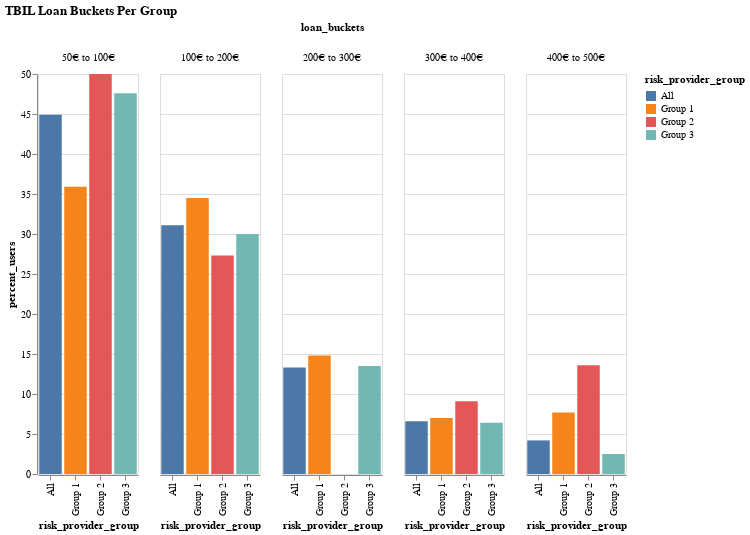

Notebook code cell kept with this figure:
### Code cell
af.column_multi(
    df_loan_buckets_groups,
    "risk_provider_group:N",
    "risk_provider_group:N",
    "percent_users:Q",
    "loan_buckets:N",
    100,
    400,
    "x",
).properties(title="TBIL Loan Buckets Per Group")

### Figure 1 — Vega-Lite specification as saved in the notebook (floating-point values rounded to 4 significant figures)
{"config": {"view": {"continuousWidth": 400, "continuousHeight": 300}}, "data": {"name": "data-f6fad15e2d6f5217e038b382c6599255"}, "mark": "bar", "encoding": {"color": {"type": "nominal", "field": "risk_provider_group"}, "column": {"type": "nominal", "field": "loan_buckets"}, "tooltip": {"type": "quantitative", "field": "percent_users"}, "x": {"type": "nominal", "field": "risk_provider_group", "sort": "x"}, "y": {"type": "quantitative", "field": "percent_users"}}, "height": 400, "title": "TBIL Loan Buckets Per Group", "width": 100, "$schema": "https://vega.github.io/schema/vega-lite/v4.8.1.json", "datasets": {"data-f6fad15e2d6f5217e038b382c6599255": [{"index": 5, "risk_provider_group": "Group 1", "loan_buckets": "400€ to 500€", "users": 11, "percent_users": 7.7}, {"index": 11, "risk_provider_group": "Group 1", "loan_buckets": "300€ to 400€", "users": 10, "percent_users": 7.0}, {"index": 19, "risk_provider_group": "Group 1", "loan_buckets": "200€ to 300€", "users": 21, "percent_users": 14.8}, {"index": 15, "risk_provider_group": "Group 1", "loan_buckets": "100€ to 200€", "users": 49, "percent_users": 34.5}, {"index": 17, "risk_provider_group": "Group 1", "loan_buckets": " 50€ to 100€", "users": 51, "percent_users": 35.9}, {"index": 2, "risk_provider_group": "Group 2", "loan_buckets": "400€ to 500€", "users": 3, "percent_users": 13.6}, {"index": 8, "risk_provider_group": "Group 2", "loan_buckets": "300€ to 400€", "users": 2, "percent_users": 9.1}, {"index": 18, "risk_provider_group": "Group 2", "loan_buckets": "100€ to 200€", "users": 6, "percent_users": 27.3}, {"index": 0, "risk_provider_group": "Group 2", "loan_buckets": " 50€ to 100€", "users": 11, "percent_users": 50.0}, {"index": 10, "risk_provider_group": "Group 3", "loan_buckets": "400€ to 500€", "users": 11, "percent_users": 2.5}, {"index": 6, "risk_provider_group": "Group 3", "loan_buckets": "300€ to 400€", "users": 28, "percent_users": 6.4}, {"index": 9, "risk_provider_group": "Group 3", "loan_buckets": "200€ to 300€", "users": 59, "percent_users": 13.5}, {"index": 12, "risk_provider_group": "Group 3", "loan_buckets": "100€ to 200€", "users": 131, "percent_users": 30.0}, {"index": 13, "risk_provider_group": "Group 3", "loan_buckets": " 50€ to 100€", "users": 208, "percent_users": 47.6}, {"index": 4, "risk_provider_group": "All", "loan_buckets": "400€ to 500€", "users": 25, "percent_users": 4.2}, {"index": 16, "risk_provider_group": "All", "loan_buckets": "300€ to 400€", "users": 40, "percent_users": 6.6}, {"index": 7, "risk_provider_group": "All", "loan_buckets": "200€ to 300€", "users": 80, "percent_users": 13.3}, {"index": 1, "risk_provider_group": "All", "loan_buckets": "100€ to 200€", "users": 187, "percent_users": 31.1}, {"index": 3, "risk_provider_group": "All", "loan_buckets": " 50€ to 100€", "users": 270, "percent_users": 44.9}]}}
